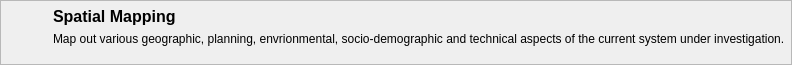
    <widget class="QFrame" name="title_frame">
     <property name="maximumSize">
      <size>
       <width>16777215</width>
       <height>65</height>
      </size>
     </property>
     <property name="frameShape">
      <enum>QFrame::StyledPanel</enum>
     </property>
     <property name="frameShadow">
      <enum>QFrame::Raised</enum>
     </property>
     <layout class="QGridLayout" name="gridLayout">
      <property name="leftMargin">
       <number>6</number>
      </property>
      <property name="topMargin">
       <number>6</number>
      </property>
      <property name="rightMargin">
       <number>6</number>
      </property>
      <property name="bottomMargin">
       <number>6</number>
      </property>
      <property name="spacing">
       <number>6</number>
      </property>
      <item row="0" column="0" rowspan="3">
       <widget class="QLabel" name="module_logo">
        <property name="minimumSize">
         <size>
          <width>40</width>
          <height>40</height>
         </size>
        </property>
        <property name="maximumSize">
         <size>
          <width>40</width>
          <height>40</height>
         </size>
        </property>
        <property name="text">
         <string/>
        </property>
        <property name="pixmap">
         <pixmap resource="../graphics/ubeats.qrc">:/images/images/md_urbanplan.png</pixmap>
        </property>
       </widget>
      </item>
      <item row="0" column="2">
       <widget class="QLabel" name="title">
        <property name="font">
         <font>
          <pointsize>12</pointsize>
          <weight>75</weight>
          <bold>true</bold>
         </font>
        </property>
        <property name="text">
         <string>Spatial Mapping</string>
        </property>
       </widget>
      </item>
      <item row="1" column="2">
       <widget class="QLabel" name="subtitle">
        <property name="text">
         <string>Map out various geographic, planning, envrionmental, socio-demographic and technical aspects of the current system under investigation.</string>
        </property>
        <property name="wordWrap">
         <bool>false</bool>
        </property>
       </widget>
      </item>
     </layout>
    </widget>
